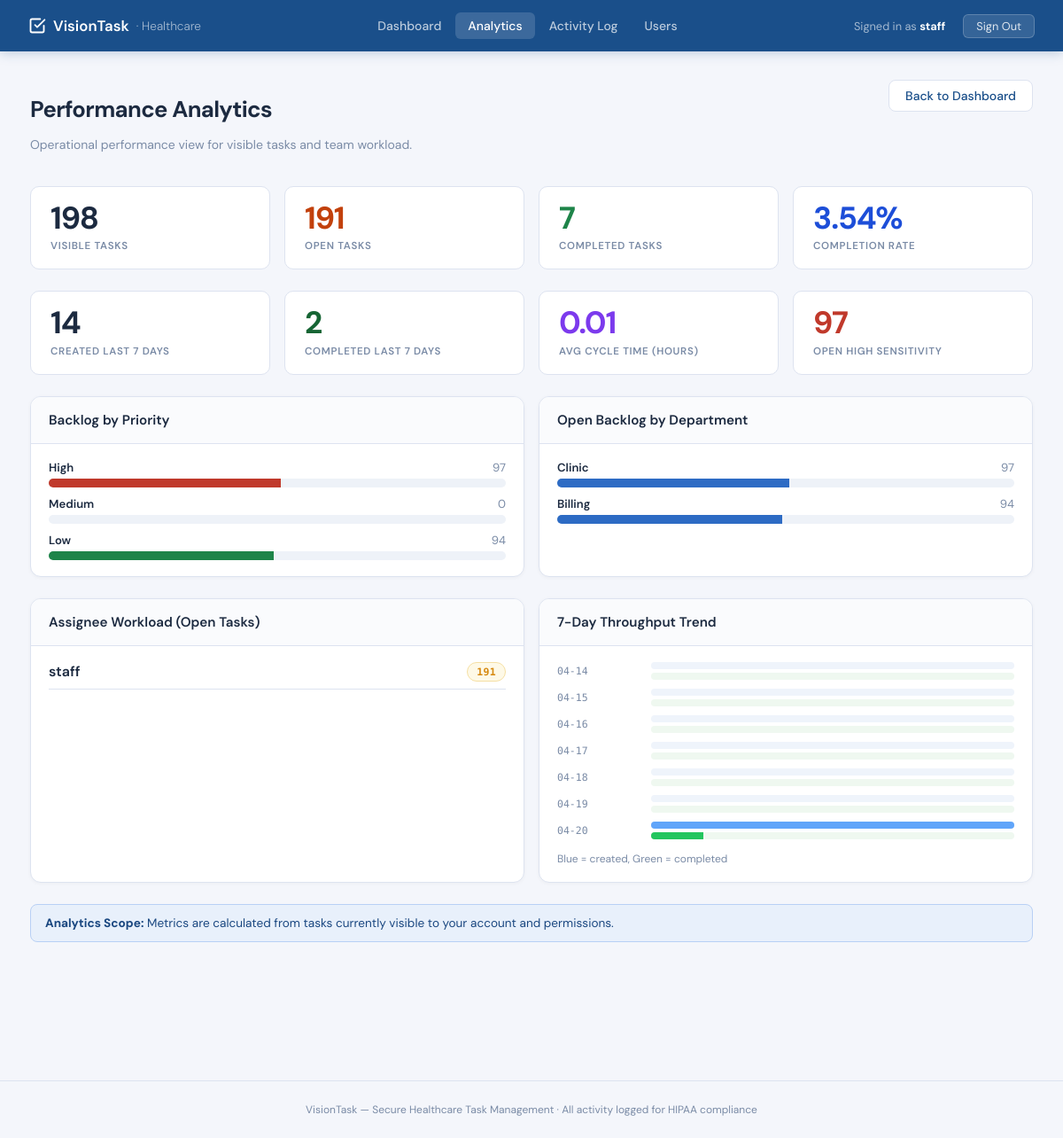
Screenshot of /analytics (signed in) with the database file from the repository.
### tables this page shows
CREATE TABLE tasks (
            id TEXT PRIMARY KEY,
            title TEXT NOT NULL,
            description TEXT,
            sensitivity TEXT NOT NULL,
            created_by TEXT NOT NULL,
            assigned_to TEXT,
            department TEXT,
            status TEXT NOT NULL,
            created_at TEXT NOT NULL,
            updated_at TEXT NOT NULL,
            priority INTEGER NOT NULL
        );

### vision_task/app (2).py (the view)
    @app.route("/analytics", methods=["GET"])
    def ui_performance_analytics():
        redir = _require_login()
        if redir:
            return redir
        user = _get_session_user()
        tasks = task_manager.list_tasks(user)
        analytics = _compute_performance_analytics(tasks)
        return render_template("performance_analytics.html", user=user, analytics=analytics)

### vision_task/auth.py (called while the page is built)
def _ensure_demo_users():
    for u in DEMO_USERS:
        existing = db_get_user(u.username)
        if not existing:
            db_insert_user(u)

def get_user(username: str) -> User | None:
    _ensure_demo_users()
    return db_get_user(username)

### vision_task/db.py (called while the page is built)
def _get_db_path() -> str:
    return os.environ.get("VISION_TASK_DB") or "vision_task.db"

def _get_connection() -> sqlite3.Connection:
    conn = sqlite3.connect(_get_db_path(), detect_types=sqlite3.PARSE_DECLTYPES)
    conn.row_factory = sqlite3.Row
    return conn

def _row_to_task(row: sqlite3.Row) -> Task:
    return Task(
        id=row["id"],
        title=row["title"],
        description=row["description"] or "",
        sensitivity=SensitivityLevel(row["sensitivity"]),
        created_by=row["created_by"],
        assigned_to=row["assigned_to"],
        department=row["department"],
        status=TaskStatus(row["status"]),
        created_at=datetime.fromisoformat(row["created_at"]),
        updated_at=datetime.fromisoformat(row["updated_at"]),
        priority=row["priority"],
    )

def _row_to_user(row: sqlite3.Row) -> User:
    return User(
        username=row["username"],
        password_hash=row["password_hash"],
        roles=json.loads(row["roles"]),
        department=row["department"],
        can_view_high_sensitivity=bool(row["can_view_high_sensitivity"]),
        can_view_medium_sensitivity=bool(row["can_view_medium_sensitivity"]),
    )

def list_tasks() -> List[Task]:
    conn = _get_connection()
    cur = conn.cursor()
    cur.execute("SELECT * FROM tasks")
    rows = cur.fetchall()
    conn.close()
    return [_row_to_task(r) for r in rows]

def get_user(username: str) -> Optional[User]:
    conn = _get_connection()
    cur = conn.cursor()
    cur.execute("SELECT * FROM users WHERE username = ?", (username,))
    row = cur.fetchone()
    conn.close()
    return _row_to_user(row) if row else None

### vision_task/logger.py (called while the page is built)
    @staticmethod
    def log_access_attempt(
        user_id: str, task_id: str, allowed: bool, sensitivity: str, reason: str = ""
    ):
        status = "success" if allowed else "denied"
        AuditLog.log_action(
            user_id=user_id,
            action="read",
            resource_type="task",
            resource_id=task_id,
            status=status,
            sensitivity=sensitivity,
            details={"reason": reason} if reason else None,
        )

### vision_task/templates/performance_analytics.html (shortened to what this page needs)
{% extends "base.html" %}
{% block content %}
<div style="display:flex;justify-content:space-between;align-items:flex-start;margin-bottom:24px;gap:16px;flex-wrap:wrap;">
    <div>
        <h1 class="vt-page-title">Performance Analytics</h1>
        <p class="vt-subtitle">Operational performance view for visible tasks and team workload.</p>
    </div>
    <a href="{{ url_for('ui_dashboard') }}" class="btn-outline">Back to Dashboard</a>
</div>
<div class="grid-4" style="margin-bottom:24px;">
    <div class="stat-card">
        <div class="num">{{ analytics.kpis.total_visible_tasks }}</div>
        <div class="lbl">Visible Tasks</div>
    </div>
    <div class="stat-card">
        <div class="num" style="color:#c2410c;">{{ analytics.kpis.open_tasks }}</div>
        <div class="lbl">Open Tasks</div>
    </div>
    <div class="stat-card">
        <div class="num" style="color:#1e8449;">{{ analytics.kpis.completed_tasks }}</div>
        <div class="lbl">Completed Tasks</div>
    </div>
    <div class="stat-card">
        <div class="num" style="color:#1d4ed8;">{{ analytics.kpis.completion_rate }}%</div>
        <div class="lbl">Completion Rate</div>
    </div>
</div>
<div class="grid-4" style="margin-bottom:24px;">
    <div class="stat-card">
        <div class="num">{{ analytics.kpis.created_last_7d }}</div>
        <div class="lbl">Created Last 7 Days</div>
    </div>
    <div class="stat-card">
        <div class="num" style="color:#166534;">{{ analytics.kpis.completed_last_7d }}</div>
        <div class="lbl">Completed Last 7 Days</div>
    </div>
    <div class="stat-card">
        <div class="num" style="color:#7c3aed;">{{ analytics.kpis.avg_cycle_time_hours }}</div>
        <div class="lbl">Avg Cycle Time (Hours)</div>
    </div>
    <div class="stat-card">
        <div class="num" style="color:#c0392b;">{{ analytics.kpis.high_sensitivity_open }}</div>
        <div class="lbl">Open High Sensitivity</div>
    </div>
</div>
<div class="grid-2" style="margin-bottom:24px;">
    <div class="vt-card">
        <div class="vt-card-header">Backlog by Priority</div>
        <div style="padding:18px 20px;display:grid;gap:10px;">
            {% for label, color, value in [("High", "#c0392b", analytics.backlog_by_priority.high), ("Medium", "#d68910", analytics.backlog_by_priority.medium), ("Low", "#1e8449", analytics.backlog_by_priority.low)] %}
            <div>
                <div style="display:flex;justify-content:space-between;font-size:.82rem;margin-bottom:4px;">
                    <span style="font-weight:600;color:var(--text);">{{ label }}</span>
                    <span style="color:var(--muted);">{{ value }}</span>
                </div>
                {% set width = (value * 100 / analytics.kpis.open_tasks) if analytics.kpis.open_tasks else 0 %}
                <div style="height:10px;background:#eef2f8;border-radius:999px;overflow:hidden;">
                    <div style="height:100%;width:{{ width }}%;background:{{ color }};"></div>
                </div>
            </div>
            {% endfor %}
        </div>
    </div>
    <div class="vt-card">
        <div class="vt-card-header">Open Backlog by Department</div>
        <div style="padding:18px 20px;display:grid;gap:10px;">
            {% for dept, count in analytics.backlog_by_department.items() %}
            <div>
                <div style="display:flex;justify-content:space-between;font-size:.82rem;margin-bottom:4px;">
                    <span style="font-weight:600;color:var(--text);">{{ dept }}</span>
                    <span style="color:var(--muted);">{{ count }}</span>
                </div>
                {% set width = (count * 100 / analytics.kpis.open_tasks) if analytics.kpis.open_tasks else 0 %}
                <div style="height:10px;background:#eef2f8;border-radius:999px;overflow:hidden;">
                    <div style="height:100%;width:{{ width }}%;background:var(--brand-mid);"></div>
                </div>
            </div>
            {% else %}
            <div style="color:var(--muted);font-size:.85rem;">No backlog data available.</div>
            {% endfor %}
        </div>
    </div>
</div>
<div class="grid-2" style="margin-bottom:24px;">
    <div class="vt-card">
        <div class="vt-card-header">Assignee Workload (Open Tasks)</div>
        <div style="padding:18px 20px;display:grid;gap:10px;">
            {% for assignee, count in analytics.assignee_load.items() %}
            <div style="display:flex;justify-content:space-between;border-bottom:1px solid var(--border);padding-bottom:8px;">
                <span style="font-weight:600;color:var(--text);">{{ assignee }}</span>
                <span class="sens-badge badge-medium">{{ count }}</span>
            </div>
            {% else %}
            <div style="color:var(--muted);font-size:.85rem;">No open assignments.</div>
            {% endfor %}
        </div>
    </div>
    <div class="vt-card">
        <div class="vt-card-header">7-Day Throughput Trend</div>
        <div style="padding:18px 20px;display:grid;gap:10px;">
            {% for i in range(analytics.trend_last_7d.labels|length) %}
            {% set label = analytics.trend_last_7d.labels[i] %}
            {% set created = analytics.trend_last_7d.created[i] %}
            {% set completed = analytics.trend_last_7d.completed[i] %}
            {% set max_day = [created, completed, 1]|max %}
            <div style="display:grid;grid-template-columns:96px 1fr;align-items:center;gap:10px;">
                <div style="font-family:'DM Mono',monospace;font-size:.72rem;color:var(--muted);">{{ label[5:] }}</div>
                <div>
                    <div style="height:8px;background:#eff4fb;border-radius:999px;position:relative;margin-bottom:4px;overflow:hidden;">
                        <div style="height:100%;width:{{ (created * 100 / max_day) }}%;background:#60a5fa;"></div>
                    </div>
                    <div style="height:8px;background:#eff8f0;border-radius:999px;position:relative;overflow:hidden;">
                        <div style="height:100%;width:{{ (completed * 100 / max_day) }}%;background:#22c55e;"></div>
                    </div>
                </div>
            </div>
            {% endfor %}
            <div style="font-size:.75rem;color:var(--muted);margin-top:4px;">
                Blue = created, Green = completed
            </div>
        </div>
    </div>
</div>
<div class="vt-alert vt-alert-info">
    <strong>Analytics Scope:</strong> Metrics are calculated from tasks currently visible to your account and permissions.
</div>
{% endblock %}

### vision_task/templates/base.html (style rules this page uses)
:root { --brand: #1a4f8a; --brand-light: #e8f0fb; --brand-mid: #2d6bc4; --high: #c0392b; --high-bg: #fdf0ef; --med: #d68910; --med-bg: #fef9e7; --low: #1e8449; --low-bg: #eafaf1; --surface: #f4f6fb; --border: #dde3f0; --text: #1c2a40; --muted: #7a8ba6; }
*, *::before, *::after { box-sizing: border-box; }
body { font-family: 'DM Sans', sans-serif; background: var(--surface); color: var(--text); min-height: 100vh; margin: 0; }
.vt-card { background: #fff; border: 1px solid var(--border); border-radius: 12px; box-shadow: 0 1px 4px rgba(0,0,0,.04); overflow: hidden; }
.vt-card-header { padding: 16px 20px; border-bottom: 1px solid var(--border); font-weight: 600; font-size: .95rem; display: flex; align-items: center; gap: 8px; background: #fafbfd; }
.sens-badge { display: inline-flex; align-items: center; gap: 4px; padding: 3px 10px; border-radius: 20px; font-size: .72rem; font-weight: 700; font-family: 'DM Mono', monospace; letter-spacing: .03em; }
.badge-medium { background: var(--med-bg); color: var(--med); border: 1px solid #f5dfa3; }
.stat-card { background: #fff; border: 1px solid var(--border); border-radius: 10px; padding: 18px 22px; }
.stat-card .num { font-size: 2.2rem; font-weight: 700; line-height: 1; letter-spacing: -.03em; }
.stat-card .lbl { font-size: .72rem; color: var(--muted); margin-top: 6px; text-transform: uppercase; letter-spacing: .06em; font-weight: 600; }
.btn-outline { background: #fff; color: var(--brand); border: 1px solid var(--border); padding: 8px 18px; border-radius: 8px; font-weight: 500; font-size: .875rem; text-decoration: none; transition: all .15s; font-family: inherit; cursor: pointer; }
.vt-alert { padding: 12px 16px; border-radius: 8px; font-size: .85rem; border: 1px solid; margin-bottom: 16px; }
.vt-alert-info { background: var(--brand-light); border-color: #b8d0f5; color: #1a4780; }
.vt-page-title { font-size: 1.6rem; font-weight: 700; letter-spacing: -.025em; margin-bottom: 4px; }
.vt-subtitle { color: var(--muted); font-size: .875rem; }
.grid-2 { display: grid; grid-template-columns: 1fr 1fr; gap: 16px; }
.grid-4 { display: grid; grid-template-columns: repeat(4, 1fr); gap: 16px; }

### rows the page displays
tasks: department "Clinic", count "97", {{ width }} 50.78534031413613 (drawn), assigned_to "staff", count "191"
tasks: department "Billing", count "94", {{ width }} 49.21465968586387 (drawn)

### other values shown
{{ session.get('username') }} "staff"
{{ analytics.kpis.total_visible_tasks }} "198"
{{ analytics.kpis.open_tasks }} "191"
{{ analytics.kpis.completed_tasks }} "7"
{{ analytics.kpis.completion_rate }} "3.54"
{{ analytics.kpis.created_last_7d }} "14"
{{ analytics.kpis.completed_last_7d }} "2"
{{ analytics.kpis.avg_cycle_time_hours }} "0.01"
{{ analytics.kpis.high_sensitivity_open }} "97"
{{ label }} "High" "Medium" "Low"
{{ value }} "97" "0" "94"
{{ label[5:] }} "04-14" "04-15" "04-16" "04-17" "04-18" "04-19" "04-20"
